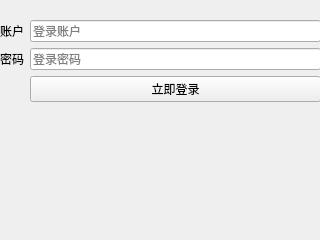
<?xml version="1.0" encoding="UTF-8"?>
<ui version="4.0">
 <class>LoginWindow</class>
 <widget class="QMainWindow" name="LoginWindow">
  <property name="geometry">
   <rect>
    <x>0</x>
    <y>0</y>
    <width>320</width>
    <height>240</height>
   </rect>
  </property>
  <property name="windowTitle">
   <string>教师登录</string>
  </property>
  <widget class="QWidget" name="centralwidget">
   <widget class="QWidget" name="formLayoutWidget">
    <property name="geometry">
     <rect>
      <x>0</x>
      <y>0</y>
      <width>321</width>
      <height>241</height>
     </rect>
    </property>
    <layout class="QFormLayout" name="loginForm">
     <property name="sizeConstraint">
      <enum>QLayout::SetMinAndMaxSize</enum>
     </property>
     <item row="1" column="0">
      <widget class="QLabel" name="accountLabel">
       <property name="text">
        <string>账户</string>
       </property>
      </widget>
     </item>
     <item row="1" column="1">
      <widget class="QLineEdit" name="accountText">
       <property name="placeholderText">
        <string>登录账户</string>
       </property>
      </widget>
     </item>
     <item row="3" column="0">
      <widget class="QLabel" name="passwordLabel">
       <property name="text">
        <string>密码</string>
       </property>
      </widget>
     </item>
     <item row="3" column="1">
      <widget class="QLineEdit" name="passwordText">
       <property name="echoMode">
        <enum>QLineEdit::Password</enum>
       </property>
       <property name="placeholderText">
        <string>登录密码</string>
       </property>
      </widget>
     </item>
     <item row="4" column="1">
      <widget class="QPushButton" name="loginButton">
       <property name="text">
        <string>立即登录</string>
       </property>
      </widget>
     </item>
     <item row="0" column="1">
      <widget class="QLabel" name="messageLabel">
       <property name="text">
        <string/>
       </property>
      </widget>
     </item>
    </layout>
   </widget>
  </widget>
 </widget>
 <resources/>
 <connections/>
</ui>
